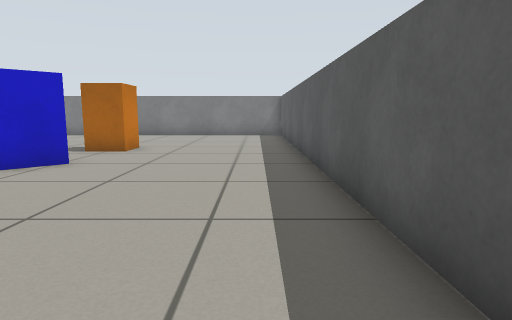
View 1 (above)

14 first-person views from a walk through a world built for the Gazebo simulator. The camera is 0.57 m above the floor, tilts 8° down and sees 75° across. The floor is counted in squares, 0.5 m on a side. Each view is taken from the middle of a square. On the plan, view 1 faces up. The plan holds only what a view shows up to about 13 squares ahead; the rest is blank.

View 2
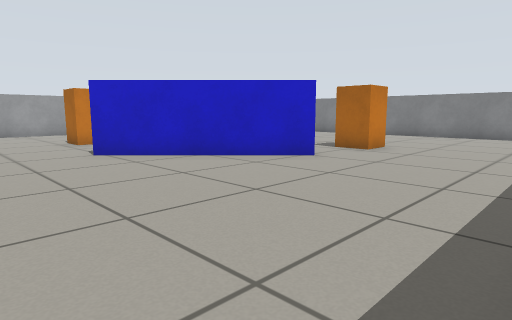

View 3
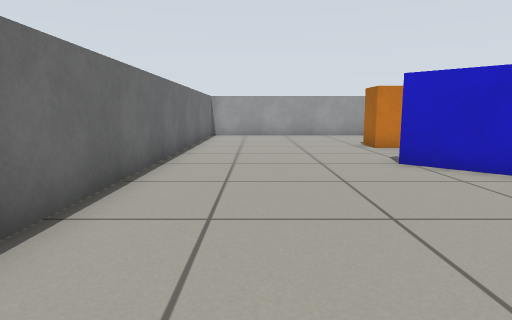

View 4
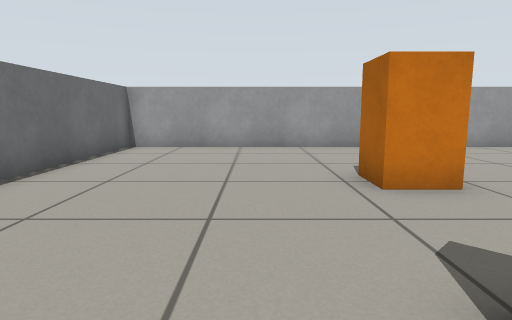

View 5
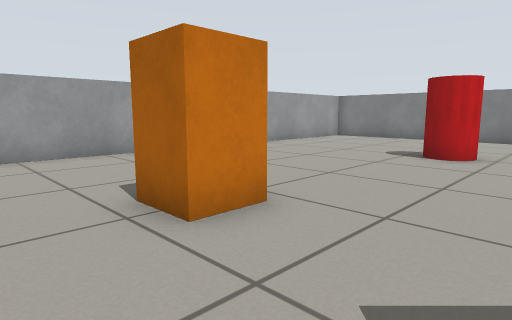

View 6
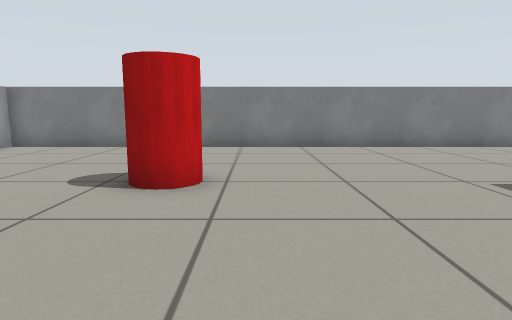

View 7
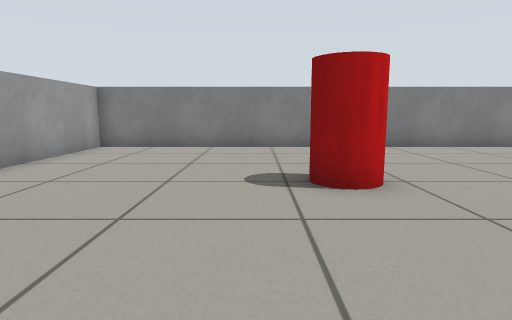

View 8
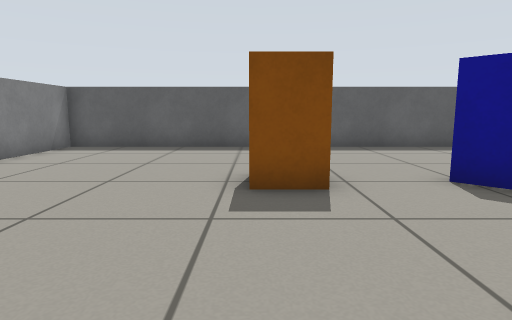

View 9
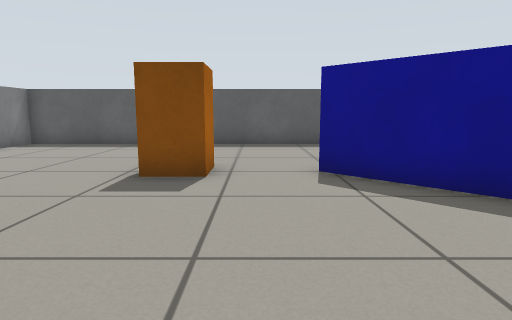

View 10
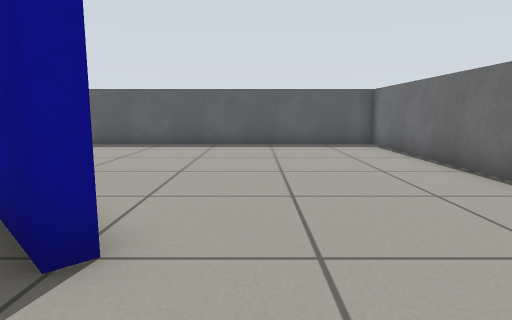

View 11
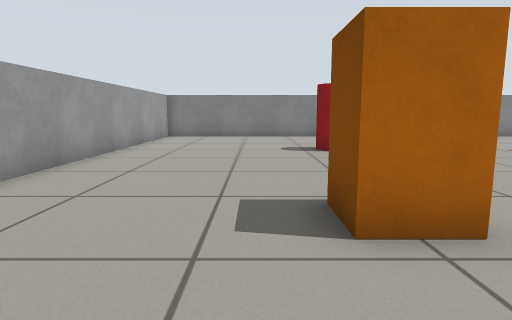

View 12
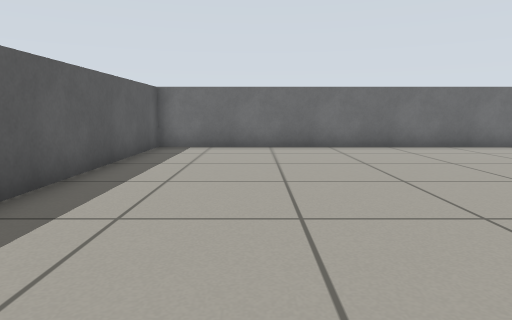

View 13
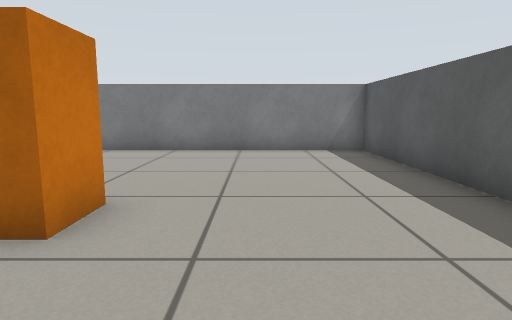

View 14
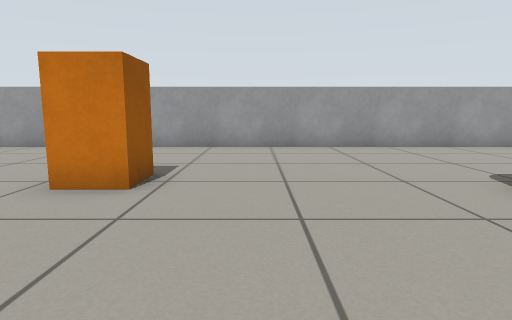

### Floor plan
Points are (right, up) in squares from view 1. A wall is a line through its corners. A room is listed if a view was taken in it or the views show most of it. See-through windows are left out.
Room 1 (views 1, 2, 3, 4, 5, 6, 7, 8, 9, 10, 11, 12, 13, 14)
walls: (-4.2, 7.6) (-8.5, 3.2) (-8.8, 3.5) (-4.4, 7.8); (-18.3, 17.3) (-18.3, -2.3) (1.3, -2.3) (1.3, 17.3) (-18.3, 17.3)
objects: orange box (-13, 4) to (-12, 5); red cylinder (-12, 11) to (-11, 12); orange box (-5, 10) to (-4, 11)

Where each view was taken, in squares from view 1:
view 1: 0 up, 0 right, facing up
view 2: 0 up, 1 right, facing up-left
view 3: 0 up, 1 left, facing left
view 4: 2 up, 7 left, facing left
view 5: 2 up, 9 left, facing up-left
view 6: 6 up, 10 left, facing up
view 7: 6 up, 13 left, facing up
view 8: 11 up, 10 left, facing right
view 9: 9 up, 11 left, facing right
view 10: 2 up, 11 left, facing right
view 11: 1 up, 14 left, facing up
view 12: 9 up, 2 left, facing down
view 13: 7 up, 2 left, facing up
view 14: 7 up, 7 left, facing left
